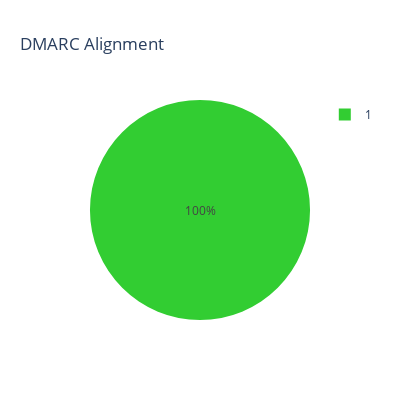

Notebook cell for this chart:
### Code cell
fig = px.pie(database, names='dmarc_aligned', color='dmarc_aligned', color_discrete_map={'0':'#F9A603', '1':'#32CD32'}, title='DMARC Alignment')
fig.update_layout(autosize=False, width=400, height=400)
fig.show()

### Figure 1 — Plotly figure (JSON) as saved in the notebook; plotly's stock layout.template omitted (floating-point values rounded to 4 significant figures)
{"data": [{"customdata": [["1"], ["1"], ["1"], ["1"], ["1"], ["1"], ["1"]], "domain": {"x": [0, 1], "y": [0, 1]}, "hovertemplate": "dmarc_aligned=%{customdata[0]}<extra></extra>", "labels": ["1", "1", "1", "1", "1", "1", "1"], "legendgroup": "", "marker": {"colors": ["#32CD32", "#32CD32", "#32CD32", "#32CD32", "#32CD32", "#32CD32", "#32CD32"]}, "name": "", "showlegend": true, "type": "pie"}], "layout": {"autosize": false, "height": 400, "legend": {"tracegroupgap": 0}, "title": {"text": "DMARC Alignment"}, "width": 400}}
